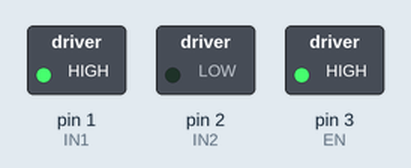
A sketch run on a simulated Arduino Uno, built with avr-gcc and run on an emulated ATmega328P. Shown: switched loads named in the sketch (green lamp = pin HIGH).

Above: at 0.1 s.
Timing chart, 0 to 1.6 s (numbered marks = the images above):
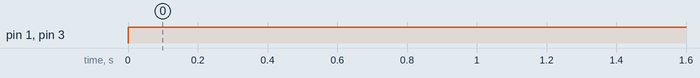

The sketch:

ArduinoDCmotorPWM_.ino
```cpp
const int IN1=1;
const int IN2=2;
const int EN=3;
void setup()
{
  pinMode(IN1,OUTPUT);
  pinMode(IN2,OUTPUT);
  pinMode(EN,OUTPUT);
}
void loop()
{
  digitalWrite(IN1,HIGH);
  digitalWrite(IN2,LOW);
  analogWrite(EN,255);
}
```

Measured:
- by itself, pin 1 (IN1), pin 3 (EN): LOW → HIGH at 0.00 s
